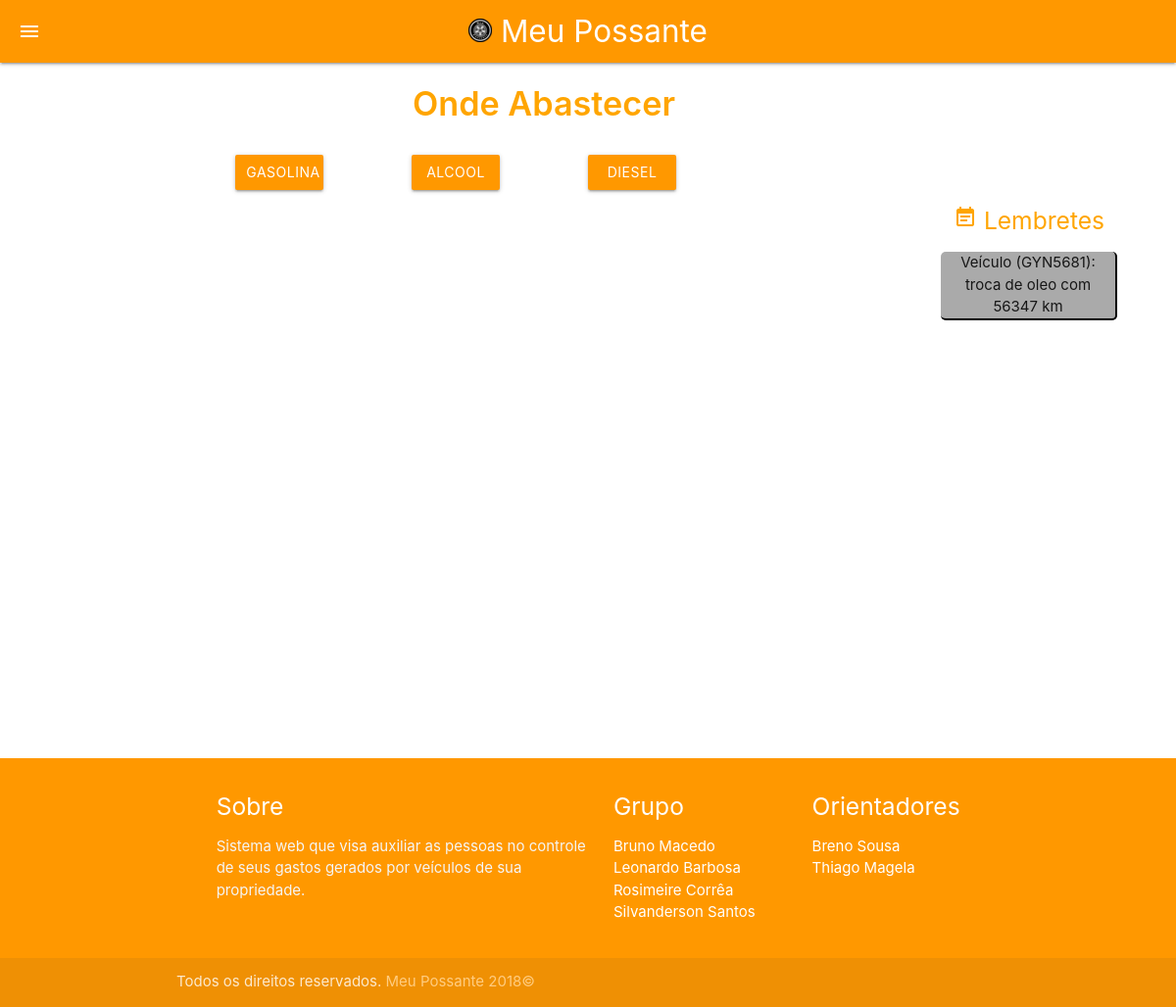
The app's page /admin/menu.php (signed in), older data.
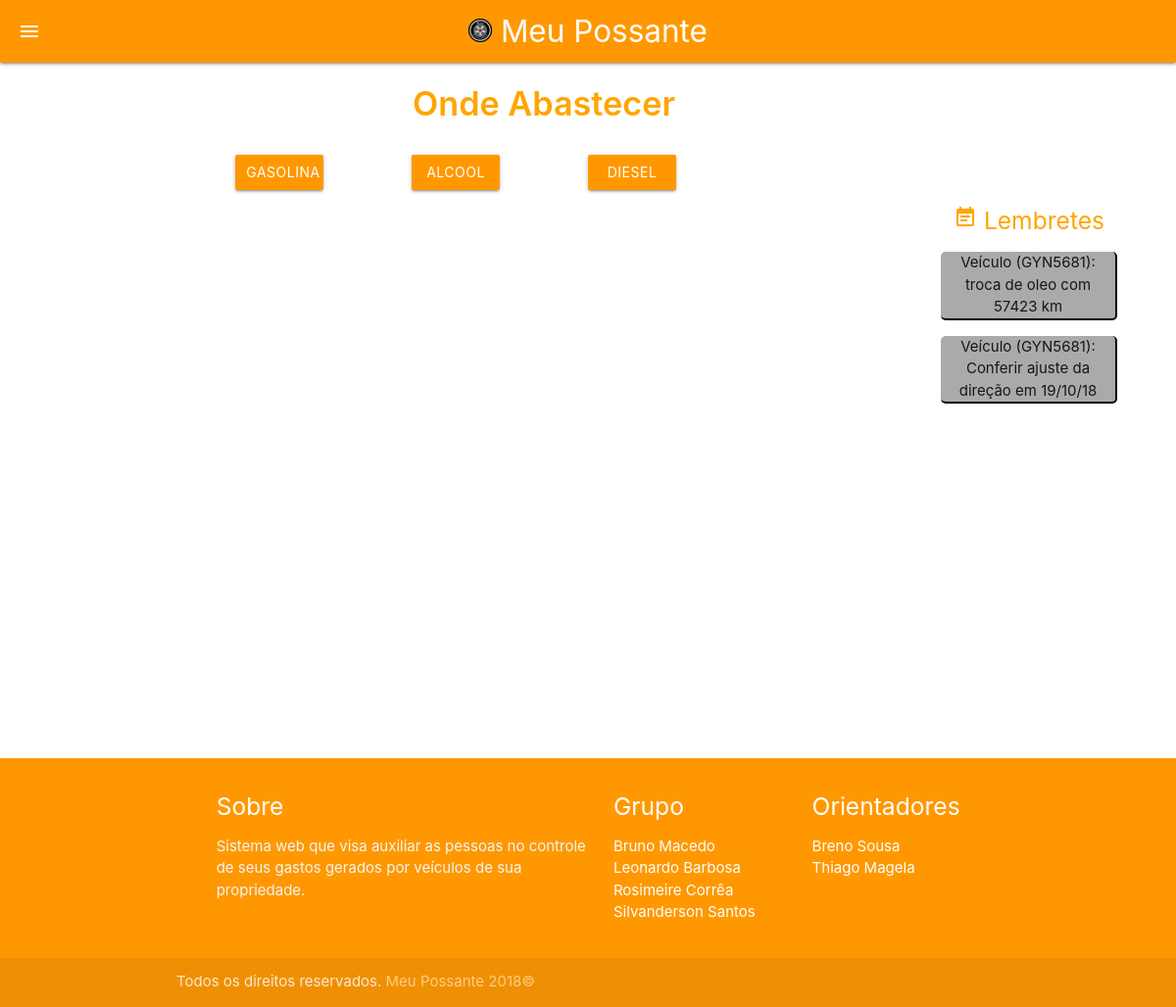
The same page, newer data.
### tables this page shows
CREATE TABLE IF NOT EXISTS `lembretes` (
  `idlemb` int(11) NOT NULL AUTO_INCREMENT,
  `idusuario` int(11) NOT NULL,
  `idveiculo` int(11) NOT NULL,
  `odolemb` int(11) DEFAULT NULL,
  `datalemb` date DEFAULT NULL,
  `desclemb` varchar(255) DEFAULT NULL,
  `tipolemb` tinyint(1) NOT NULL,
  PRIMARY KEY (`idlemb`),
  KEY `idveiculo` (`idveiculo`)
);

CREATE TABLE IF NOT EXISTS `veiculos` (
  `idveiculo` int(11) NOT NULL AUTO_INCREMENT,
  `idusuario` int(11) DEFAULT NULL,
  `placa` varchar(7) DEFAULT NULL,
  `odoini` int(11) DEFAULT NULL,
  `tipocomb` varchar(20) NOT NULL,
  `tanque` double DEFAULT NULL,
  PRIMARY KEY (`idveiculo`),
  KEY `idusuario` (`idusuario`)
);

### admin/menu.php (the view, shortened to what this page needs)
<?php
$idusuario = $_SESSION['idusuario'];
?>
<!DOCTYPE html>
<html lang="pt-br">
<head>
 <link type="text/css" rel="stylesheet" href="../materialize/css/materialize.min.css"  media="screen,projection"/>
 <link rel="stylesheet" type="text/css" href="../css/style.css"/>
</head>
<body>
  <nav class="orange">
    <div class="nav-wrapper">
      <a href="#" class="center-align"><i class="sidenav-trigger material-icons  " data-target="slide-out">menu</i></a>
      <div><a href="#" class="brand-logo center"><img src="../img/mp24px.png"/>  Meu Possante</a>
      </div>
    </div>
  </nav>
   <?php
   include_once "../conexao.php";
  ?>
<div class="centralizar">
  <div class="row">
   <h4 style="color: orange;" class="col s12 offset-s1 m6 offset-m3 l5 offset-l3">Onde Abastecer</h4>
 </div>
 <div style="margin:;" class="row">
  <a href="api/mapagasolina.php" target="mapa" class="waves-effect waves-light btn orange col s4 m3  l1 offset-l2 center-align"><div>Gasolina</div></a>
  <a href="api/mapaalcool.php" target="mapa" class="waves-effect waves-light btn orange col s4 m3  l1 offset-l1 center-align"><div>Alcool</div></a>
  <a href="api/mapadiesel.php" target="mapa" class="waves-effect waves-light btn orange col s4 m3  l1 offset-l1 center-align"><div>Diesel</div></a>
  <div class="col s12 m9  l9  center-align" style="height:70vh;">
   <iframe src="api/maps.php" style="margin-left: -1.5vw;width: 104%;height: 104%;" name="mapa" frameborder="0"></iframe>
 </div>
 <div style="color: orange; font-weight:bolder;" class="col s12 m3 l2 offset-l1 center-align"><h5><i class="material-icons">event_note</i> Lembretes</h5></div>
 <?php
 $query = "SELECT lembretes.odolemb, lembretes.tipolemb, lembretes.datalemb, lembretes.desclemb, veiculos.placa FROM lembretes INNER JOIN veiculos WHERE lembretes.idveiculo = veiculos.idveiculo AND lembretes.idusuario=" . $idusuario . ";";
 $resultado = $conexao->query($query);
 if ($resultado) {
  if($resultado->num_rows > 0){
    while($linha = $resultado->fetch_assoc()){
      if($linha['tipolemb']){
        echo " <div class='destaque col s12 m3 l2 offset-l1  center-align'>Veículo (" . $linha['placa'] . "): " . $linha['desclemb'] . " com " . $linha['odolemb'] . " km</div>";
      } else{
        echo " <div class='destaque col s12 m3 l2 offset-l1  center-align'>Veículo (" . $linha['placa'] . "): " . $linha['desclemb'] . " em " . date('d/m/y',strtotime($linha['datalemb'])) . "</div>";
      }
    }
  } else {
    echo " <div class='destaque col s12 m3 l2 offset-l1  center-align'>Sem lembretes</div>";
  }
}else{
  echo "<div class='destaque col s12 m3 l2 offset-l1  center-align'>resultado falso</div>";
}
?>
</div>
</div>
<footer class="page-footer orange">
  <div class="container">
    <div class="row">
      <div class="col l6 s12">
        <h5 class="white-text">Sobre</h5>
        <p class="grey-text text-lighten-4">Sistema web que visa auxiliar as pessoas no controle de seus gastos gerados por veículos de sua propriedade.</p>
      </div>
      <div class="col l3 s12">
        <h5 class="white-text">Grupo</h5>
        <ul>
          <li><a class="white-text" href="#!">Bruno Macedo</a></li>
          <li><a class="white-text" href="#!">Leonardo Barbosa</a></li>
          <li><a class="white-text" href="#!">Rosimeire Corrêa</a></li>
          <li><a class="white-text" href="#!">Silvanderson Santos</a></li>
        </ul>
      </div>
      <div class="col l3 s12">
        <h5 class="white-text">Orientadores</h5>
        <ul>
          <li><a class="white-text" href="#!">Breno Sousa</a></li>
          <li><a class="white-text" href="#!">Thiago Magela</a></li>
        </ul>
      </div>
    </div>
  </div>
  <div class="footer-copyright">
    <div class="container">
      Todos os direitos reservados. <a class="orange-text text-lighten-3" href="http://materializecss.com">Meu Possante 2018©</a>
    </div>
  </div>
</footer>
</body>
</html>

Row changes from the older to the newer data that the page shows:
changed lembretes "troca de oleo": odolemb "56347" → "57423"
added lembretes: idveiculo.placa "GYN5681", desclemb "Conferir ajuste da direção", datalemb "19/10/18"
